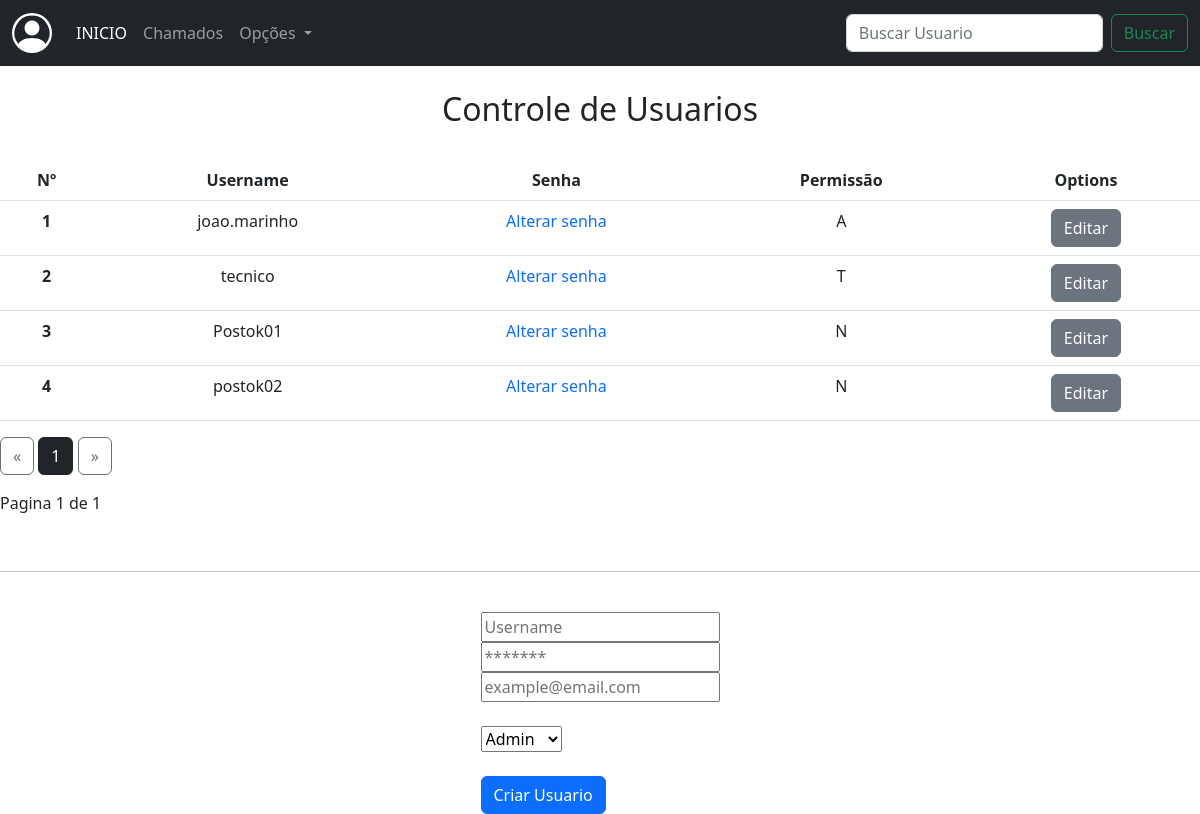
Page /gerenciar_contas on the earlier database version.
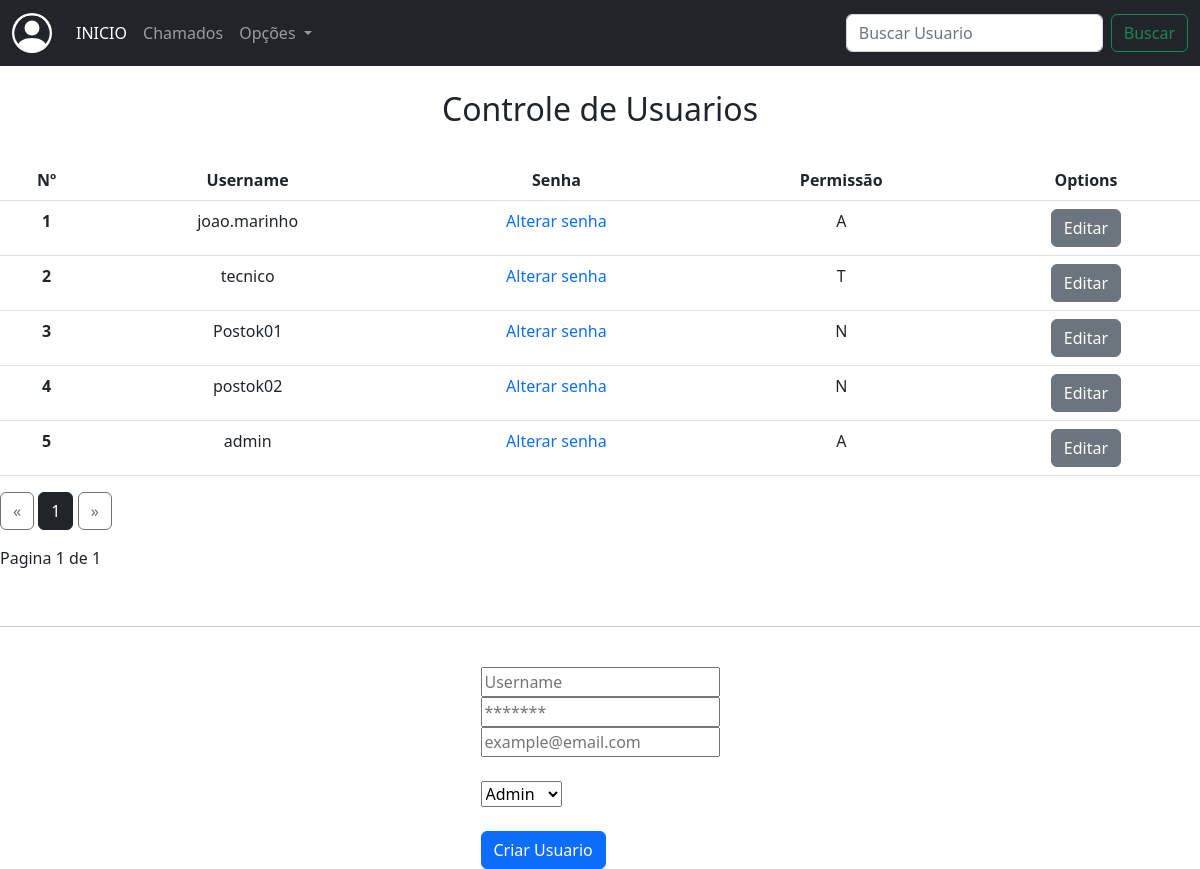
Same page on the later database version.
### app/models/tab_usuarios.py (models this page shows)
class User(db.Model, UserMixin):
    __tablename__ = 'tab_usuarios'
    id = db.Column(db.Integer, primary_key=True)
    username = db.Column(db.String(100), nullable=False)
    password = db.Column(db.String(255), nullable=False)
    email = db.Column(db.String(100), nullable=False)
    active = db.Column(db.String(10), nullable=False)
    permiss = db.Column(db.String(10), nullable=False)

### app/routes/routes.py (the view)
@app.route("/gerenciar_contas")
def gerenciar_contas():
    page = request.args.get('page',1,type=int)
    users = User.query.paginate(page=page, per_page=ROWS_PER_PAGE)
    return render_template("gerenciar_contas.html", users=users)

### app/templates/gerenciar_contas.html (shortened to what this page needs)
{% extends 'base.html' %}
{% block conteudo %}
<nav class="navbar navbar-expand-lg navbar-dark bg-dark">
    <div class="container-fluid">
      <a class="navbar-brand" href="#"></a>
      <div class="collapse navbar-collapse" id="navbarSupportedContent">
        <ul class="navbar-nav me-auto mb-2 mb-lg-0">
          <li class="nav-item">
            <a class="nav-link active" aria-current="page" href="#">INICIO</a>
          </li>
          <li class="nav-item">
            {% if current_user == 'A' %}
              <a class="nav-link" href="{{url_for('chamados_suporte_admin')}}">Chamados</a>
            {% elif current_user == 'T' %}
              <a class="nav-link" href="{{url_for('chamados_suporte')}}">Chamados</a>
            {% else %}
              <a class="nav-link" href="{{url_for('chamados_usuario')}}">Chamados</a>
            {% endif %}
          </li>
          <li class="nav-item dropdown">
            <a class="nav-link dropdown-toggle" href="#" role="button" data-bs-toggle="dropdown" aria-expanded="false">
              Opções
            </a>
          </li>
        </ul>
        <form class="d-flex" role="search" method="post">
          <input class="form-control me-2" type="search" placeholder="Buscar Usuario" aria-label="Search" name="buscar_usuario">
          <button class="btn btn-outline-success" type="submit">Buscar</button>
        </form>
      </div>
    </div>
</nav>
<br>
<h2 align="center">Controle de Usuarios</h2>
<br>
<div>
  <table class="table">
    <thead>
      <tr>
        <th scope="col">Nº</th>
        <th scope="col">Username</th>
        <th scope="col">Senha</th>
        <th scope="col">Permissão</th>
        <th scope="col">Options</th>
      </tr>
    </thead>
    <tbody>
      {% for user in users %}
      <tr>
        <th scope="row">{{user.id}}</th>
        <td>{{user.username}}</td>
        <td><a href="#">Alterar senha</a></td>
        <td>{{user.permiss}}</td>
        <td><a href="#" class="btn btn-secondary btn-xs">Editar</a></td>
      </tr>
      {% endfor %}
    </tbody>
  </table>
  <div class="text-right">
    <a href="{{ url_for('gerenciar_contas', page=users.prev_num) }}"
    class="btn btn-outline-dark
    {% if users.page == 1 %}disabled{% endif %}">
        &laquo;
    </a>
    {% for page_num in users.iter_pages(left_edge=1, right_edge=1, left_current=1, right_current=2) %}
{% if page_num %}
            {% if users.page == page_num %}
            <a href="{{ url_for('gerenciar_contas', page=page_num) }}"
            class="btn btn-dark">
                {{ page_num }}
            </a>
            {% else %}
            <a href="{{ url_for('gerenciar_contas', page=page_num) }}"
            class="btn btn-outline-dark">
                {{ page_num }}
            </a>
            {% endif %}
        {% else %}
            ...
        {% endif %}
    {% endfor %}
    <a href="{{ url_for('gerenciar_contas', page=users.next_num) }}"
    class="btn btn-outline-dark
    {% if users.page == users.pages %}disabled{% endif %}">
        &raquo;
    </a>
</div>
<p class="text-right mt-3">
Pagina {{ users.page }} de {{ users.pages }}
</p>
</div>
<br>
<hr>
<br>
<div class="container_register">
  <form action="{{url_for('registrar')}}" method="post">
    <div>
      <input type="text" placeholder="Username" name="username"><br>
      <input type="password" placeholder="*******" name="password"><br>
      <input type="email" placeholder="example@email.com" name="email"><br><br>
      <select name="perm">
        <option value="A">Admin</option>
      </select>
    <div><br>
      <button class="btn btn-primary" align="center">Criar Usuario</button>
    </div>
  </form>
</div>
{% endblock conteudo %}

Differences in the rows shown:
added User: id "5", username "admin", permiss "A"
